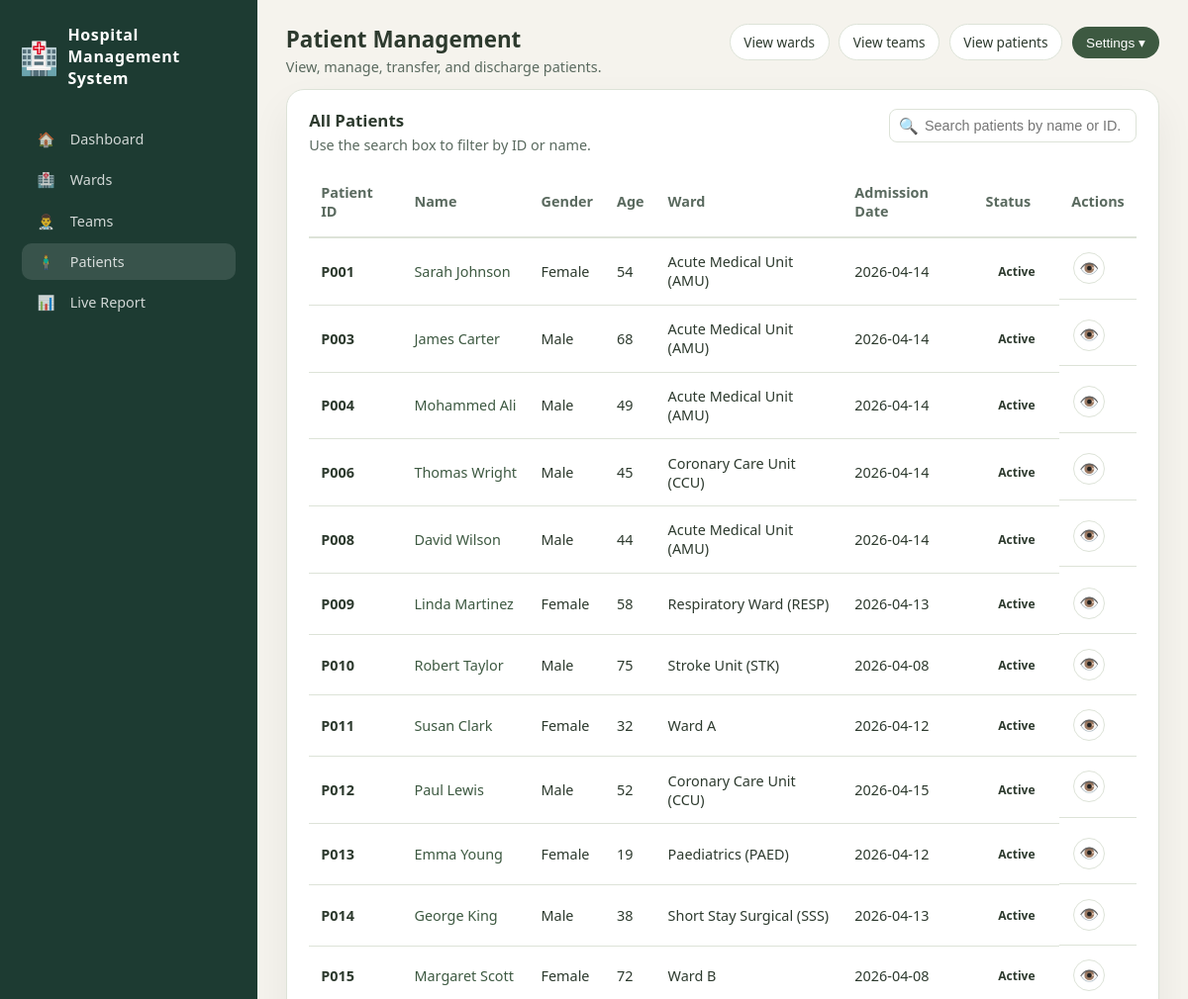
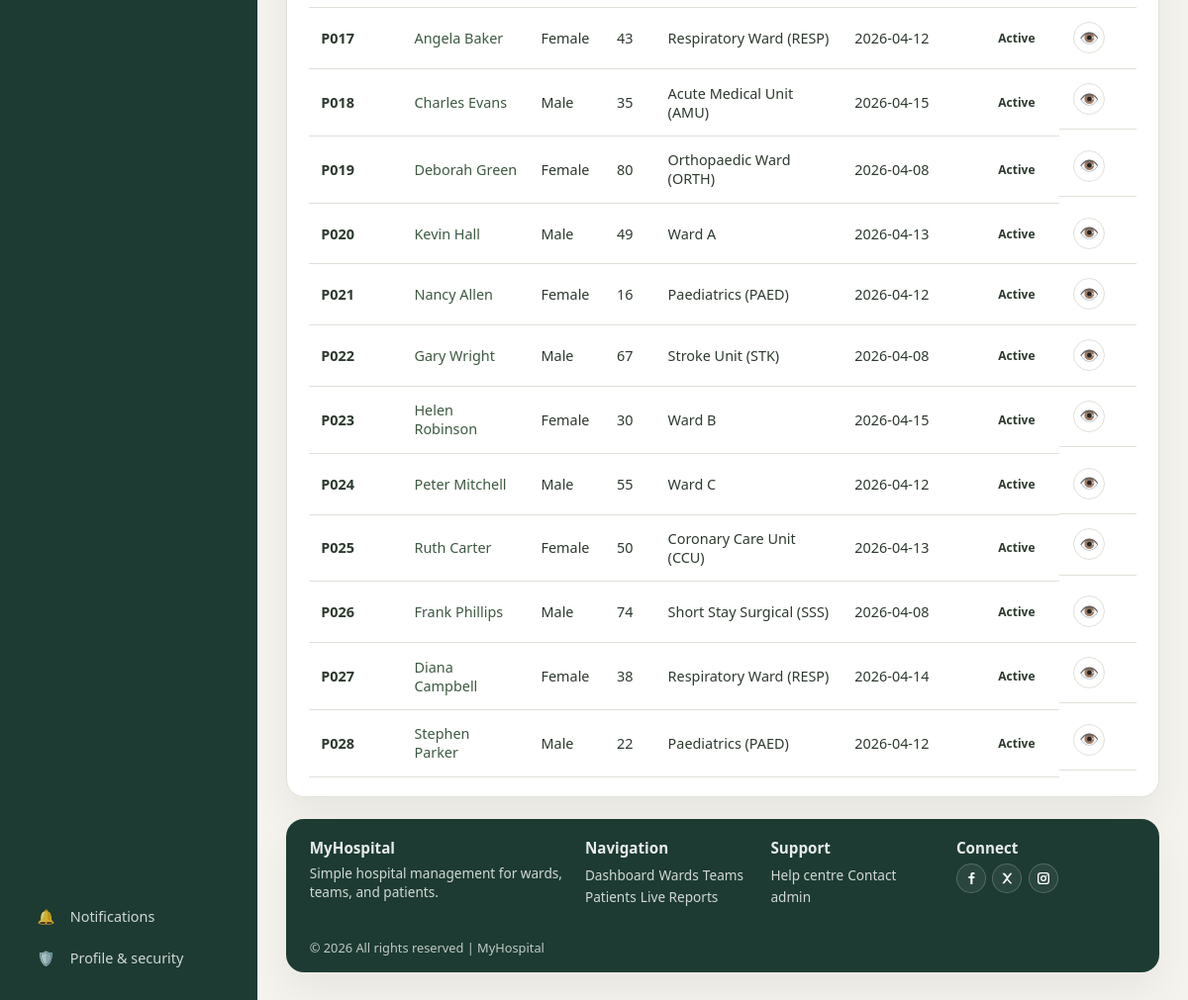
/patients (signed in), run on the app's committed database (2 pictures, top to bottom).
### tables this page shows
CREATE TABLE patients (
            id INTEGER PRIMARY KEY AUTOINCREMENT,
            name TEXT NOT NULL,
            dob TEXT,
            age INTEGER,
            gender TEXT,
            nhs_number TEXT,
            phone TEXT,
            address TEXT,
            admission_datetime TEXT NOT NULL,
            ward_id INTEGER,
            bed TEXT NOT NULL,
            doctor_id INTEGER,
            diagnosis TEXT NOT NULL,
            notes TEXT,
            status TEXT DEFAULT 'Active',
            discharged_at TIMESTAMP,
            created_at TIMESTAMP DEFAULT CURRENT_TIMESTAMP,
            FOREIGN KEY (ward_id) REFERENCES wards (id),
            FOREIGN KEY (doctor_id) REFERENCES doctors (id)
        );

CREATE TABLE wards (
            id INTEGER PRIMARY KEY AUTOINCREMENT,
            name TEXT NOT NULL,
            code TEXT,
            type TEXT,
            capacity INTEGER NOT NULL,
            occupied INTEGER DEFAULT 0,
            lead_consultant TEXT,
            status TEXT DEFAULT 'active',
            gender_type TEXT DEFAULT 'Mixed',
            created_at TIMESTAMP DEFAULT CURRENT_TIMESTAMP
        );

### app.py (the view)
@app.route("/patients")
@login_required
def patients_page():
    conn = get_db_connection()
    patients = conn.execute("""
        SELECT p.*, w.name as ward_name, d.name as doctor_name
        FROM patients p
        LEFT JOIN wards w ON p.ward_id = w.id
        LEFT JOIN doctors d ON p.doctor_id = d.id
        WHERE p.status = 'Active'
        ORDER BY p.created_at DESC
    """).fetchall()
    wards = conn.execute("SELECT id, name, gender_type FROM wards WHERE status='active'").fetchall()
    doctors = conn.execute("SELECT id, name FROM doctors WHERE on_duty=1").fetchall()
    conn.close()
    return render_template("patient.html", patients=patients, wards=wards, doctors=doctors, now=datetime.now)

### app.py (called while the page is built)
@app.context_processor
def inject_user():
    return dict(user_role=session.get('role'), user_id=session.get('user_id'))

def login_required(f):
    @wraps(f)
    def decorated(*args, **kwargs):
        if not session.get("user_id"):
            return redirect(url_for("login_page"))
        return f(*args, **kwargs)
    return decorated

def get_db_connection():
    conn = sqlite3.connect(DATABASE_PATH)
    conn.row_factory = sqlite3.Row
    return conn

### templates/patient.html (shortened to what this page needs)
{% extends "base.html" %}
{% block extra_css %}
<link rel="stylesheet" href="/static/css/patient.css">
{% endblock %}
{% block active_patients %}active{% endblock %}
{% block page_title %}Patient Management{% endblock %}
{% block page_subtitle %}View, manage, transfer, and discharge patients.{% endblock %}
{% block top_actions %}
{{ super() }}
{% endblock %}
{% block content %}
<section class="table-card">
  <div class="table-card-header">
    <div>
      <h2>All Patients</h2>
      <p>Use the search box to filter by ID or name.</p>
    </div>
    <div class="table-actions">
      <div class="search-wrapper">
        <span class="search-icon">🔍</span>
        <input type="text" id="searchInput" placeholder="Search patients by name or ID..." autocomplete="off" />
      </div>
    </div>
  </div>
  <div class="table-scroll">
    <table class="data-table" id="patientTable">
      <thead>
        <tr>
          <th>Patient ID</th>
          <th>Name</th>
          <th>Gender</th>
          <th>Age</th>
          <th>Ward</th>
          <th>Admission Date</th>
          <th>Status</th>
          <th>Actions</th>
        </tr>
      </thead>
      <tbody>
        {% for p in patients %}
        <tr>
          <td><strong>P{{ '%03d' % p.id }}</strong></td>
          <td><a href="{{ url_for('patient_detail', patient_id=p.id) }}" class="patient-link">{{ p.name }}</a></td>
          <td>{{ p.gender }}</td>
          <td>{{ p.age }}</td>
          <td>{{ p.ward_name or '—' }}</td>
          <td>{{ p.admission_datetime[:10] if p.admission_datetime else '—' }}</td>
          <td><span class="status-badge {{ p.status|lower }}">{{ p.status }}</span></td>
          <td class="actions">
            <button onclick="viewPatient('{{ p.id }}')" class="btn-action btn-view" title="View Details">👁️</button>
          </td>
        </tr>
        {% endfor %}
      </tbody>
    </table>
  </div>
</section>
<br>
{% endblock %}

### static/css/base.css (style rules this page uses)
* { box-sizing: border-box; }
html[data-theme="light"] { --bg-page: #f5f3ed; --bg-main: #ffffff; --bg-hero: #e8f5d3; --bg-feature: #f5f3ed; --bg-card: #ffffff; --bg-sidebar: #1d3b32; --bg-pill: #d9edcf; --text-main: #2d3a2e; --text-muted: #5a6a5f; --text-invert: #ffffff; --accent: #3d5941; --accent-soft: #6c8f5f; --accent-pill: #325037; --border-subtle: #dde3d8; --shadow-soft: 0 18px 40px rgba(0, 0, 0, 0.06); }
html, body { margin: 0; padding: 0; height: 100%; overflow: hidden; font-family: system-ui, -apple-system, BlinkMacSystemFont, "Segoe UI", sans-serif; background: var(--bg-page); color: var(--text-main); }

### static/css/patient.css (style rules this page uses)
.table-card { background: var(--bg-main); border-radius: 18px; padding: 1.2rem 1.4rem; border: 1px solid var(--border-subtle); box-shadow: var(--shadow-soft); display: flex; flex-direction: column; margin-top: 0; }
.table-card-header { display: flex; justify-content: space-between; align-items: flex-start; gap: 1rem; margin-bottom: 0.8rem; }
.table-card-header h2 { margin: 0 0 0.25rem; font-size: 1.05rem; }
.table-card-header p { margin: 0; font-size: 0.9rem; color: var(--text-muted); }
.table-actions { display: flex; align-items: center; gap: 0.6rem; flex-wrap: wrap; }
.search-wrapper { position: relative; }
.search-wrapper .search-icon { position: absolute; left: 10px; top: 50%; transform: translateY(-50%); pointer-events: none; font-size: 1rem; color: var(--text-muted); }
.search-wrapper input { padding: 0.5rem 1rem 0.5rem 2.2rem; border: 1px solid var(--border-subtle); border-radius: 8px; background: var(--bg-main); color: var(--text-main); font-size: 0.9rem; min-width: 250px; width: 100%; }
.table-scroll { overflow-x: auto; }
.data-table { width: 100%; border-collapse: collapse; font-size: 0.9rem; }
.data-table thead { background: var(--bg-main); }
.data-table th { padding: 1rem 0.75rem; text-align: left; font-weight: 600; color: var(--text-muted); border-bottom: 2px solid var(--border-subtle); }
.data-table td { padding: 0.9rem 0.75rem; border-bottom: 1px solid var(--border-subtle); color: var(--text-main); }
.patient-link { color: var(--accent); text-decoration: none; font-weight: 500; }
.status-badge { display: inline-block; padding: 0.25rem 0.8rem; border-radius: 20px; font-size: 0.75rem; font-weight: 600; }
.actions { display: flex; gap: 0.5rem; }
.btn-action { width: 32px; height: 32px; border-radius: 50%; border: 1px solid var(--border-subtle); background: var(--bg-main); cursor: pointer; display: inline-flex; align-items: center; justify-content: center; text-decoration: none; font-size: 1rem; margin: 0 2px; transition: all 0.2s ease; }

### data on the page
patients: id "001", name "Sarah Johnson", gender "Female", age "54", name "Acute Medical Unit (AMU)", admission_datetime "2026-04-14", status "Active"
patients: id "003", name "James Carter", gender "Male", age "68", name "Acute Medical Unit (AMU)", admission_datetime "2026-04-14", status "Active"
patients: id "004", name "Mohammed Ali", gender "Male", age "49", name "Acute Medical Unit (AMU)", admission_datetime "2026-04-14", status "Active"
patients: id "006", name "Thomas Wright", gender "Male", age "45", name "Coronary Care Unit (CCU)", admission_datetime "2026-04-14", status "Active"
patients: id "008", name "David Wilson", gender "Male", age "44", name "Acute Medical Unit (AMU)", admission_datetime "2026-04-14", status "Active"
patients: id "009", name "Linda Martinez", gender "Female", age "58", name "Respiratory Ward (RESP)", admission_datetime "2026-04-13", status "Active"
patients: id "010", name "Robert Taylor", gender "Male", age "75", name "Stroke Unit (STK)", admission_datetime "2026-04-08", status "Active"
patients: id "011", name "Susan Clark", gender "Female", age "32", name "Ward A", admission_datetime "2026-04-12", status "Active"
patients: id "012", name "Paul Lewis", gender "Male", age "52", name "Coronary Care Unit (CCU)", admission_datetime "2026-04-15", status "Active"
patients: id "013", name "Emma Young", gender "Female", age "19", name "Paediatrics (PAED)", admission_datetime "2026-04-12", status "Active"
patients: id "014", name "George King", gender "Male", age "38", name "Short Stay Surgical (SSS)", admission_datetime "2026-04-13", status "Active"
patients: id "015", name "Margaret Scott", gender "Female", age "72", name "Ward B", admission_datetime "2026-04-08", status "Active"
patients: id "017", name "Angela Baker", gender "Female", age "43", name "Respiratory Ward (RESP)", admission_datetime "2026-04-12", status "Active"
patients: id "018", name "Charles Evans", gender "Male", age "35", name "Acute Medical Unit (AMU)", admission_datetime "2026-04-15", status "Active"
patients: id "019", name "Deborah Green", gender "Female", age "80", name "Orthopaedic Ward (ORTH)", admission_datetime "2026-04-08", status "Active"
patients: id "020", name "Kevin Hall", gender "Male", age "49", name "Ward A", admission_datetime "2026-04-13", status "Active"
patients: id "021", name "Nancy Allen", gender "Female", age "16", name "Paediatrics (PAED)", admission_datetime "2026-04-12", status "Active"
patients: id "022", name "Gary Wright", gender "Male", age "67", name "Stroke Unit (STK)", admission_datetime "2026-04-08", status "Active"
patients: id "023", name "Helen Robinson", gender "Female", age "30", name "Ward B", admission_datetime "2026-04-15", status "Active"
patients: id "024", name "Peter Mitchell", gender "Male", age "55", name "Ward C", admission_datetime "2026-04-12", status "Active"
patients: id "025", name "Ruth Carter", gender "Female", age "50", name "Coronary Care Unit (CCU)", admission_datetime "2026-04-13", status "Active"
patients: id "026", name "Frank Phillips", gender "Male", age "74", name "Short Stay Surgical (SSS)", admission_datetime "2026-04-08", status "Active"
patients: id "027", name "Diana Campbell", gender "Female", age "38", name "Respiratory Ward (RESP)", admission_datetime "2026-04-14", status "Active"
patients: id "028", name "Stephen Parker", gender "Male", age "22", name "Paediatrics (PAED)", admission_datetime "2026-04-12", status "Active"
